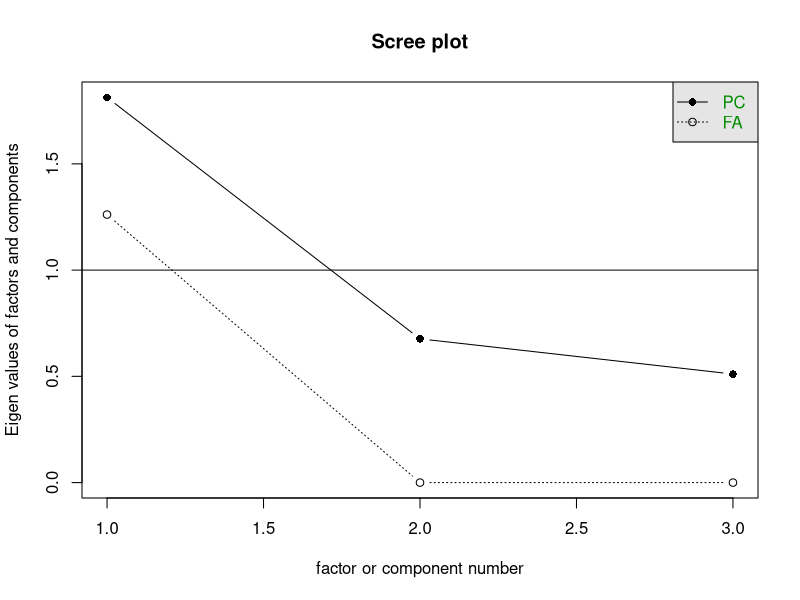

Generate this figure with R: (Note: this script raises an error after producing the figure.)
# 2014-2014
library(dplyr)
library(ggplot2)
library(gridExtra)
library(readr)
library(labelled)
rm(list=ls())
povo <- read_csv("df6.csv")
povo$E179WVS[is.na(povo$E179WVS)] <- -55
table(povo$E179WVS)# abaixo os com mais de 20 , falta ver se tem pelo menos 3 deputados
#partidos WVS
#76001	BRA:Brazilian Democratic Movement = + q 20
#76002	BRA:Workers´ Party = + q 20
#76003	BRA:Brazilian Social Democracy Party = + q 20
#76004	BRA:Democratic Labour Party = + q 20
#76012  BRA: Brazilian Socialist Party = + q 20

library(haven)
dffull <-read_sav("BASEDATOS_BRASIL_102.sav")
df <- remove_labels(dffull)
print(dffull$partido)
table(df$partido)#abaixo mais q três E QUE TEM NA LISTA DO POVO
#493                  PDT - 5 DEPUTADOS OK
#494                   PT - 22 DEPUTADOS OK
#496                 PMDB - 15 DEPUTADOS OK
#501                  PSB - 6 DEPUTADOS OK
#503                 PSDB - 22 DEPUTADOS OK


df$partido -> df$partido_formatoriginal
#publico
povo$partido <- NA
povo$partido[povo$E179WVS == 76001] <- "PMDB"
povo$partido[povo$E179WVS == 76002] <- "PT"
povo$partido[povo$E179WVS == 76003] <- "PSDB"
povo$partido[povo$E179WVS == 76004] <- "PDT"
povo$partido[povo$E179WVS == 76012] <- "PSB"
table(povo$partido, useNA = "always")
#elite
df$partido <- NA
# Substituindo valores específicos de acordo com a tabela fornecida
df$partido[df$partido_formatoriginal == 496] <- "PMDB"
df$partido[df$partido_formatoriginal == 494] <- "PT"
df$partido[df$partido_formatoriginal == 503] <- "PSDB"
df$partido[df$partido_formatoriginal == 493] <- "PDT"
df$partido[df$partido_formatoriginal == 501] <- "PSB"
table(df$partido, useNA="always")

table(povo$E036)
# Recodificação recodifiquei 1 e 2 como 1; 3 e 4 como 2; 5 e 6 como 3; 7 e 8 como 4; e 9 e 10 como 5
str(povo$E036)
povo$E036 <- cut(povo$E036, breaks = c(0, 2, 4, 6, 8, 10), labels = c(1, 2, 3, 4, 5), include.lowest = TRUE)
table(povo$E036)
povo$E036 <- as.numeric(povo$E036)
table(povo$E036, useNA = "always")
summary(povo$E036)
-1*povo$E036 -> povo$proMercado
print(dffull$EM1)#10 mercado
table(df$EM1, useNA = "always")# Um na arrumar depois
df$proMercado <- df$EM1
df$proMercado <- scales::rescale(df$proMercado, to = c(0, 1))
povo$proMercado <- scales::rescale(povo$proMercado, to = c(0, 1))
table(df$proMercado, useNA = "always")
table(povo$proMercado, useNA = "always")#arrumar na depois
summary(df$proMercado)
summary(povo$proMercado)

#
#fundamentalismo, as que tem
print(dffull$VAL2)#cas gay
table(df$VAL2)#10 é favor - inverter
print(dffull$VAL6)#aborto
table(df$VAL6)# 10 é favor - inverter

#inverter no scores

df <- subset(df, select=c(VAL2,VAL6,proMercado,partido))

df->dffull
complete5 <- function(...) {
  study <- dffull %>%
    select(...)
  
  return(study[complete.cases(study),])
}

df <- complete5(VAL2,VAL6,proMercado,partido)#como nao tem NA no proMercado
summary(df)

library(psych)
library(semTools)
library(lavaan)
scree(df[,1:3])
pcaelite <-psych::principal(df[,1:3],2)
pcaelite#PRA TESTAR

model <- '
  # Especificação do modelo fatorial
  LiberalFundamentalismo =~ VAL2+VAL6
  F2 =~ proMercado
 
  # Especificação das variâncias dos erros
  VAL2 ~~ VAL2
  VAL6 ~~ VAL6
  proMercado ~~ proMercado


'
# Ajuste do modelo de CFA
fit <- cfa(model, data = df)

summary(fit)
semTools::fitmeasures(fit, c("tli", "cfi", "rmsea", "srmr"))#
scores <- lavPredict(fit)
-1*scores[,1] -> df$fundamentalismo#inverter
hist(df$fundamentalismo)
summary(df)
#
rm(model,scores,fit)
table(df$partido)
df <- subset(df, select=c(partido,proMercado,fundamentalismo))
df$partido <- as.factor(df$partido)
df$fundamentalismo <- scales::rescale(df$fundamentalismo, to = c(0, 1))
summary(df)

#
povo <- subset(povo, select=c(F118,F120,F028,F121,proMercado,partido))
summary(povo)
table(povo$F118)
povo$F118[povo$F118<0]<-NA
povo$F120[povo$F120<0]<-NA
povo$F121[povo$F121<0]<-NA
povo$F028[povo$F028<0]<-NA



#ver sentido das questões
#Obs no arquivo criar base
#sentidos originais das questões
#print(df7$F118)#liberal (valores positivos)CasGay
#print(df7$F120)#liberal (valores positivos)Aborto
#print(df7$F028)#valores positivos pouca religiosidade
#print(df7$F121)#valores positivos liberal (divorce)
#todos os valores positivos são liberal, basta inverter no score
#inverter no score(lembrete 1)


povofull <- povo
summary(povofull)

complete52 <- function(...) {
  study <- povofull %>%
    select(...)
  
  return(study[complete.cases(study),])
}

povo <- complete52(F118,F120,F028,F121,proMercado,partido)#como nao tem NA no proMercado
summary(povo)


scree(povo[,1:5])

pcapovo <-psych::principal(povo[,1:5],2)

pcapovo

model <- '
  # Especificação do modelo fatorial
  LiberalFundamentalismo =~ F118+F120+F028+F121

  # Especificação das variâncias dos erros
  F118 ~~ F118
  F121 ~~ F121
  F028 ~~ F028
  F120 ~~ F120

'
# Ajuste do modelo de CFA
fit <- cfa(model, data = povo)

summary(fit)
semTools::fitmeasures(fit, c("tli", "cfi", "rmsea", "srmr"))#
scores <- lavPredict(fit)
povo$fundamentalismo <- -1*scores[,1]#inverter (lembrete 1)
#

rm(model,scores,fit)
table(povo$partido)
povo <- subset(povo, select=c(partido,proMercado,fundamentalismo))
povo$partido <- as.factor(povo$partido)
povo$fundamentalismo <- scales::rescale(povo$fundamentalismo, to = c(0, 1))

#

#descritivas
pcapovo
pcaelite
#povo
summary(povo)


#   
#elite
summary(df)


#comparador medias e medianas
#media
tapply(povo$proMercado, povo$partido, mean)#povo
tapply(df$proMercado, df$partido, mean)#elite
#mediana
tapply(povo$proMercado, povo$partido, median)#povo
tapply(df$proMercado, df$partido, median)#elite

#media
tapply(povo$fundamentalismo, povo$partido, mean)#povo
tapply(df$fundamentalismo, df$partido, mean)#elite
#mediana
tapply(povo$fundamentalismo, povo$partido, median)#povo
tapply(df$fundamentalismo, df$partido, median)#elite

#microgap



#
#macro gap proMercado
mean_povo_proMercado <- mean(povo$proMercado)
mean_elite_proMercado <- mean(df$proMercado)
macroGap_proMercado <- abs(mean_povo_proMercado-mean_elite_proMercado)
macroGap_proMercado#

# macro de cada partido
partidos <- unique(df$partido)

macroGap_proMercado <- sapply(partidos, function(partido) {
  mean_povo_proMercado <- mean(povo$proMercado[povo$partido == partido])
  mean_elite_proMercado <- mean(df$proMercado[df$partido == partido])
  abs(mean_povo_proMercado - mean_elite_proMercado)
})

result <- data.frame(partido = partidos, macroGap_proMercado = macroGap_proMercado)


# Resultado
print(result)#aqui!

#microGap proMercado
povo$microGap_proMercado <- abs(povo$proMercado - mean_elite_proMercado)
mean(povo$microGap_proMercado)
# Calcular a média de povo$microGap_proMercado por povo$partido
mean_microgap_by_partido_proMercado <- tapply(povo$microGap_proMercado, povo$partido, mean)

# Resultado
print(mean_microgap_by_partido_proMercado)#aqui!

summary(povo$microGap_proMercado)#descritivas

#macro gap fundamentalismo
mean_povo_fundamentalismo <- mean(povo$fundamentalismo)
mean_elite_fundamentalismo <- mean(df$fundamentalismo)
macroGap_fundamentalismo <- abs(mean_povo_fundamentalismo-mean_elite_fundamentalismo)
macroGap_fundamentalismo#

# macro de cada partido
partidos <- unique(df$partido)

#
macroGap_fundamentalismo <- sapply(partidos, function(partido) {
  mean_povo_fundamentalismo <- mean(povo$fundamentalismo[povo$partido == partido])
  mean_elite_fundamentalismo <- mean(df$fundamentalismo[df$partido == partido])
  abs(mean_povo_fundamentalismo - mean_elite_fundamentalismo)
})

result <- data.frame(partido = partidos, macroGap_fundamentalismo = macroGap_fundamentalismo)

#resultado macro gap por partido
print(result)#aqui!


#microGap fundamentalismo
povo$microGap_fundamentalismo <- abs(povo$fundamentalismo - mean_elite_fundamentalismo)
mean(povo$microGap_fundamentalismo)
# Calcular a média de povo$microGap_fundamentalismo por povo$partido
mean_microgap_by_partido_fundamentalismo <- tapply(povo$microGap_fundamentalismo, povo$partido, mean)

# Resultado
print(mean_microgap_by_partido_fundamentalismo)#aqui!

summary(povo$microGap_fundamentalismo)#descritivas

#
options(scipen = 999)
# Realizar o teste t para a variável "fundamentalismo"
t_test_fundamentalismo <- t.test(df$fundamentalismo, povo$fundamentalismo)

# Realizar o teste t para a variável "proMercado"
t_test_proMercado <- t.test(df$proMercado, povo$proMercado)

# Exibir os resultados
print(t_test_fundamentalismo)
print(t_test_proMercado)
